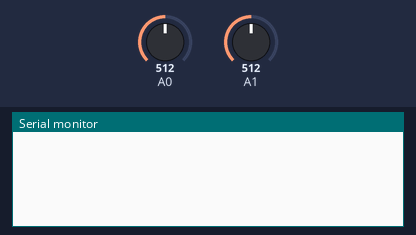
Bench run of a sketch on a simulated Arduino Uno, built with avr-gcc and run on an emulated ATmega328P. On the bench: the last lines printed to the serial monitor. Inputs (shaded band) come from the test bench; at power-on: A0 = 512, A1 = 512.

Above: at 3.1 s.
3.2 s: A0 set to 1023
At 4.2 s:
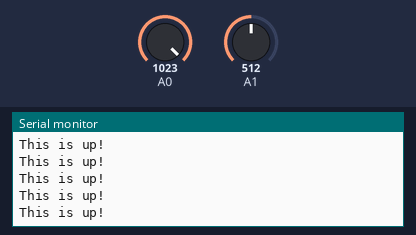
5.1 s: A0 set to 1009
8.5 s: A1 set to 1023
At 9.4 s:
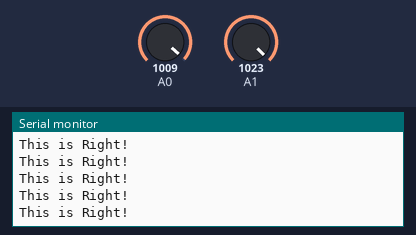

The sketch:

Joystick_DirectionPrint.ino
```cpp
int UD = 0;
int LR = 0;

void setup() {
  Serial.begin(9600);
}

void loop() {
  UD = analogRead(A0);
  LR = analogRead(A1);
  if (UD == 0)
  {
    Serial.println("This is down!");
  }
  else
  if (UD == 1023)
  {
    Serial.println("This is up!");
  }
  else
  if (LR == 0)
  {
    Serial.println("This is Left!");
  }
  else
  if (LR == 1023)
  {
    Serial.println("This is Right!");
  }
  delay(10);
}
```

Measured:
- after the input at 3.2 s, the serial monitor: prints a new line at once (image 1)
- after the input at 8.5 s, the serial monitor: prints a new line at once (image 2)
